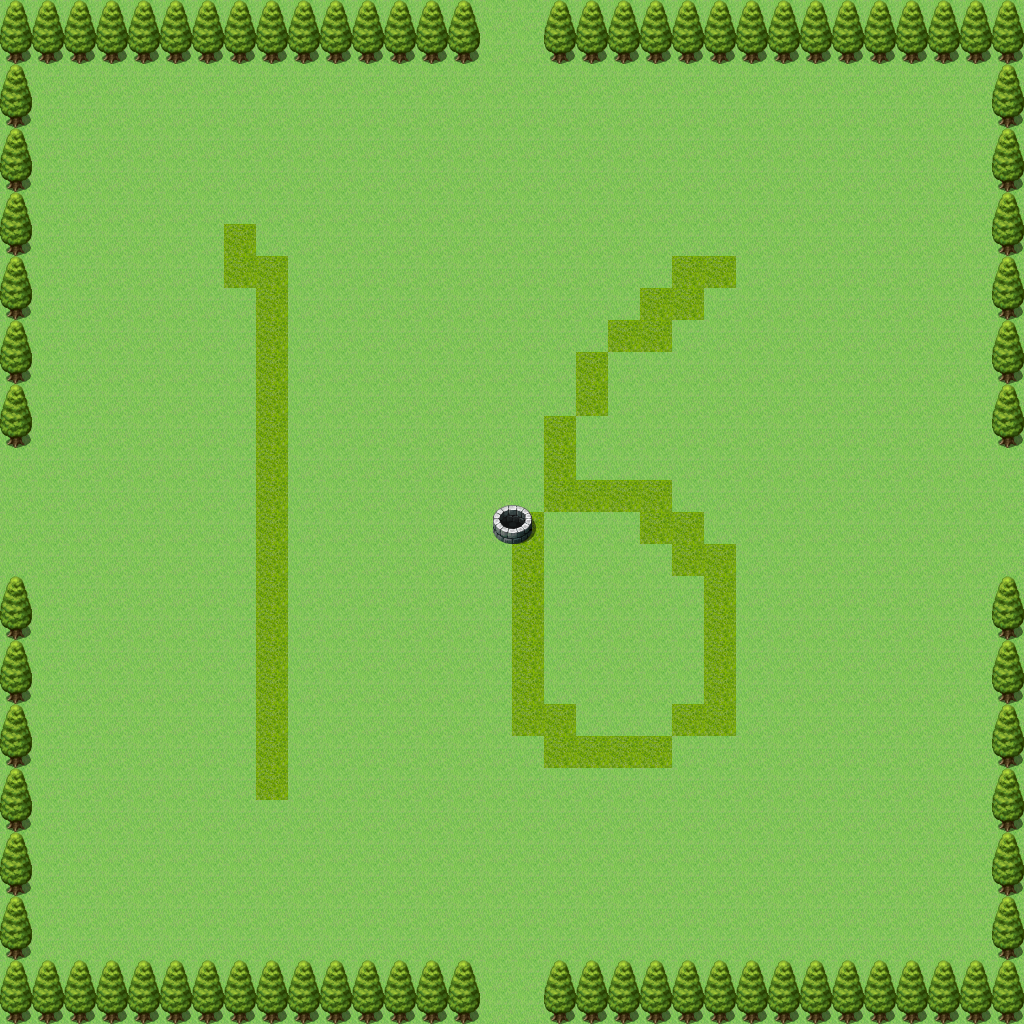

A 2D game scene composited from a Tiled map and its tileset images. What follows is a short description and the map's XML, with each tile layer's data collapsed to a summary:
An orthogonal 32x32 tile map with 32x32 px tiles, 2 tile layers (Tile Layer 1, trees).

<map version="1.0" orientation="orthogonal" renderorder="right-down" width="32" height="32" tilewidth="32" tileheight="32" nextobjectid="3">
 <tileset firstgid="1" name="orthTileset" tilewidth="32" tileheight="32" tilecount="2016" columns="32">
  <image source="orthTileset.png" width="1024" height="2016" />
  <terraintypes>
   <terrain name="ground" tile="-1" />
  </terraintypes>
  <tile id="608" terrain=",0,0,0" />
  <tile id="609" terrain="0,,0,0" />
  <tile id="640" terrain="0,0,,0" />
  <tile id="641" terrain="0,0,0," />
 </tileset>
 <layer name="Tile Layer 1" width="32" height="32">
  <data>[1024 cells, 1024 non-empty, 2 distinct tile ids]</data>
 </layer>
 <layer name="trees" width="32" height="32">
  <data>[1024 cells, 172 non-empty, 6 distinct tile ids]</data>
 </layer>
</map>
